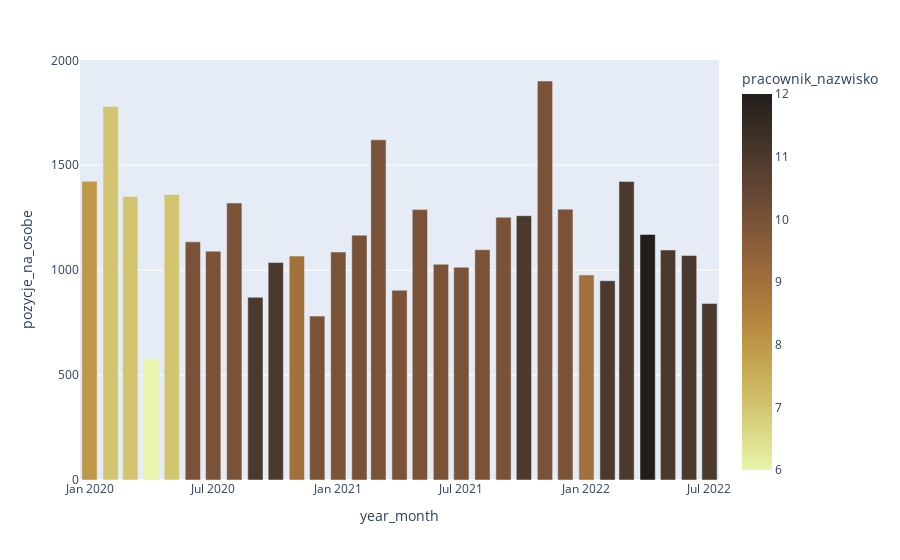

Notebook source saved alongside this figure:
### Code cell
tmp=df1.groupby('year_month').agg({'NR_DOKUM':'sum',
                                      'pracownik_nazwisko':'nunique'}).reset_index()
tmp['pozycje_na_osobe']=tmp['NR_DOKUM']/tmp['pracownik_nazwisko']

px.bar(tmp,
        x='year_month',
        y='pozycje_na_osobe',
        color='pracownik_nazwisko',
      color_continuous_scale='turbid')

### Figure 1 — Plotly figure (JSON) as saved in the notebook; plotly's stock layout.template omitted (floating-point values rounded to 4 significant figures)
{"data": [{"alignmentgroup": "True", "hovertemplate": "year_month=%{x}<br>pozycje_na_osobe=%{y}<br>pracownik_nazwisko=%{marker.color}<extra></extra>", "legendgroup": "", "marker": {"color": [8, 7, 7, 6, 7, 10, 10, 10, 11, 11, 9, 10, 10, 10, 10, 10, 10, 10, 10, 10, 10, 11, 10, 10, 9, 11, 11, 12, 11, 11, 11], "coloraxis": "coloraxis", "pattern": {"shape": ""}}, "name": "", "offsetgroup": "", "orientation": "v", "showlegend": false, "textposition": "auto", "type": "bar", "x": ["2020-01-01T00:00:00", "2020-02-01T00:00:00", "2020-03-01T00:00:00", "2020-04-01T00:00:00", "2020-05-01T00:00:00", "2020-06-01T00:00:00", "2020-07-01T00:00:00", "2020-08-01T00:00:00", "2020-09-01T00:00:00", "2020-10-01T00:00:00", "2020-11-01T00:00:00", "2020-12-01T00:00:00", "2021-01-01T00:00:00", "2021-02-01T00:00:00", "2021-03-01T00:00:00", "2021-04-01T00:00:00", "2021-05-01T00:00:00", "2021-06-01T00:00:00", "2021-07-01T00:00:00", "2021-08-01T00:00:00", "2021-09-01T00:00:00", "2021-10-01T00:00:00", "2021-11-01T00:00:00", "2021-12-01T00:00:00", "2022-01-01T00:00:00", "2022-02-01T00:00:00", "2022-03-01T00:00:00", "2022-04-01T00:00:00", "2022-05-01T00:00:00", "2022-06-01T00:00:00", "2022-07-01T00:00:00"], "xaxis": "x", "y": [1424.0, 1780.0, 1352.0, 578.2, 1361, 1135, 1090.0, 1320.0, 870.7, 1036.0, 1067.0, 781.1, 1086.0, 1167, 1621.0, 904.3, 1289.0, 1028.0, 1014, 1098.0, 1252.0, 1260.0, 1902.0, 1291.0, 977.4, 949.9, 1423.0, 1170.0, 1096, 1070.0, 841.7], "yaxis": "y"}], "layout": {"autosize": true, "barmode": "relative", "coloraxis": {"colorbar": {"title": {"text": "pracownik_nazwisko"}}, "colorscale": [[0, "rgb(232, 245, 171)"], [0.09091, "rgb(220, 219, 137)"], [0.1818, "rgb(209, 193, 107)"], [0.2727, "rgb(199, 168, 83)"], [0.3636, "rgb(186, 143, 66)"], [0.4545, "rgb(170, 121, 60)"], [0.5455, "rgb(151, 103, 58)"], [0.6364, "rgb(129, 87, 56)"], [0.7273, "rgb(104, 72, 53)"], [0.8182, "rgb(80, 59, 46)"], [0.9091, "rgb(57, 45, 37)"], [1, "rgb(34, 30, 27)"]]}, "legend": {"tracegroupgap": 0}, "margin": {"t": 60}, "xaxis": {"anchor": "y", "autorange": true, "domain": [0, 1], "range": ["2019-12-18", "2022-07-15"], "title": {"text": "year_month"}, "type": "date"}, "yaxis": {"anchor": "x", "autorange": true, "domain": [0, 1], "range": [0, 2002.0], "title": {"text": "pozycje_na_osobe"}, "type": "linear"}}}
